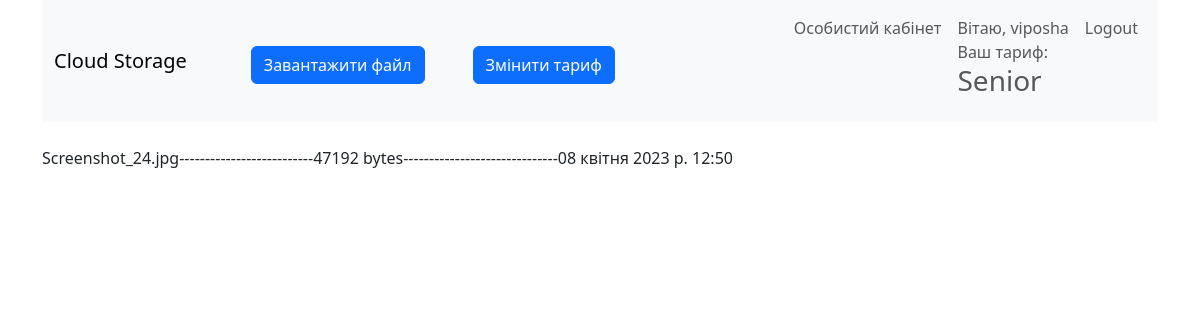
Page /account (signed in) on the committed database.
### upload/models.py (models this page shows, shortened)
class Profile(models.Model):
	user = models.OneToOneField(User, on_delete=models.CASCADE)
	rank = models.CharField(max_length=10, choices=RANKS, default='Junior')

class Files(models.Model):
	path = models.FileField(upload_to='files/')
	size = models.IntegerField(blank=False)
	uploaded_at = models.DateTimeField(auto_now_add=True)
	username = models.ForeignKey(User, on_delete=models.PROTECT, blank=True, related_name='user')
	def __str__(self):
		return 'self.path'
	class Meta:
		verbose_name = 'Файл'
		verbose_name_plural = 'Файли'
		ordering = ['size']

### upload/views.py (the view)
# urls.py: path('account', AccountView.as_view(), name='account')
class AccountView(ListView):
	model = Files
	template_name = 'upload/account_list.html'
	context_object_name = 'files'
	def get_context_data(self, *, object_list=None, **kwargs):
		context = super().get_context_data(**kwargs)
		context['title'] = 'Аккаунт'
		return context
	def get_queryset(self):
		print(Files.objects.filter(username=self.request.user.pk)[0])
		return Files.objects.filter(username=self.request.user.pk)

### upload/templates/upload/account_list.html
{% extends 'base.html' %}
{% load static %}
{% block content %}
<br>
{% for item in files %}
{{item.path}}--------------------------{{item.size}} bytes------------------------------{{item.uploaded_at}}</p>
{% endfor %}
{% endblock %}

### templates/base.html (shortened to what this page needs)
<!DOCTYPE html>
<html lang="en">
<head>
    <link href="https://cdn.jsdelivr.net/npm/bootstrap@5.3.0-alpha3/dist/css/bootstrap.min.css" rel="stylesheet"
>
</head>
<body>
<div class="container">
<nav class="navbar navbar-expand-lg bg-body-tertiary">
  <div class="container-fluid">
    <a class="navbar-brand" href="{% url 'home' %}">Cloud Storage</a>
      {% if request.user.is_authenticated %}
      <div class="d-grid gap-2 ms-5">
        <a href="{% url 'upload' %}"><button class="btn btn-primary mt-sm-2" type="button">Завантажити файл</button></a>
      </div>
      {% endif %}
      {% if request.user.is_authenticated %}
      <div class="d-grid gap-2 ms-5">
        <a href="{% url 'change_rank' %}"><button class="btn btn-primary mt-sm-2" type="button">Змінити тариф</button></a>
      </div>
      {% endif %}
    <div class="collapse navbar-collapse" id="navbarNavAltMarkup">
      <div class="navbar-nav ms-auto">
           {% if user.profile.rank == 'Senior' %}
                <a class="nav-link" href="{% url 'account' %}">Особистий кабінет</a>
          {% endif %}
          {% if request.user.is_authenticated %}
          <div class="nav-link">Вітаю, {{user.username}} <br> Ваш тариф:<h3>{{user.profile.rank}}</h3></div>
             <a class="nav-link"  href="{% url 'logout' %}">Logout</a>
          {% else %}
            <a class="nav-link" href="{% url 'login' %}">Увійти</a>
            <a class="nav-link" href="{% url 'register' %}">Реєстрація</a>
          {% endif %}
      </div>
    </div>
  </div>
</nav>
{% block content %}
{% endblock %}
</div>
</body>
</html>

### rows in the picture
Files: path "Screenshot_24.jpg", size "47192", uploaded_at "08 квітня 2023 р. 12:50"

### other values in the picture
{{ user.username }} "viposha"
{{ user.profile.rank }} "Senior"
